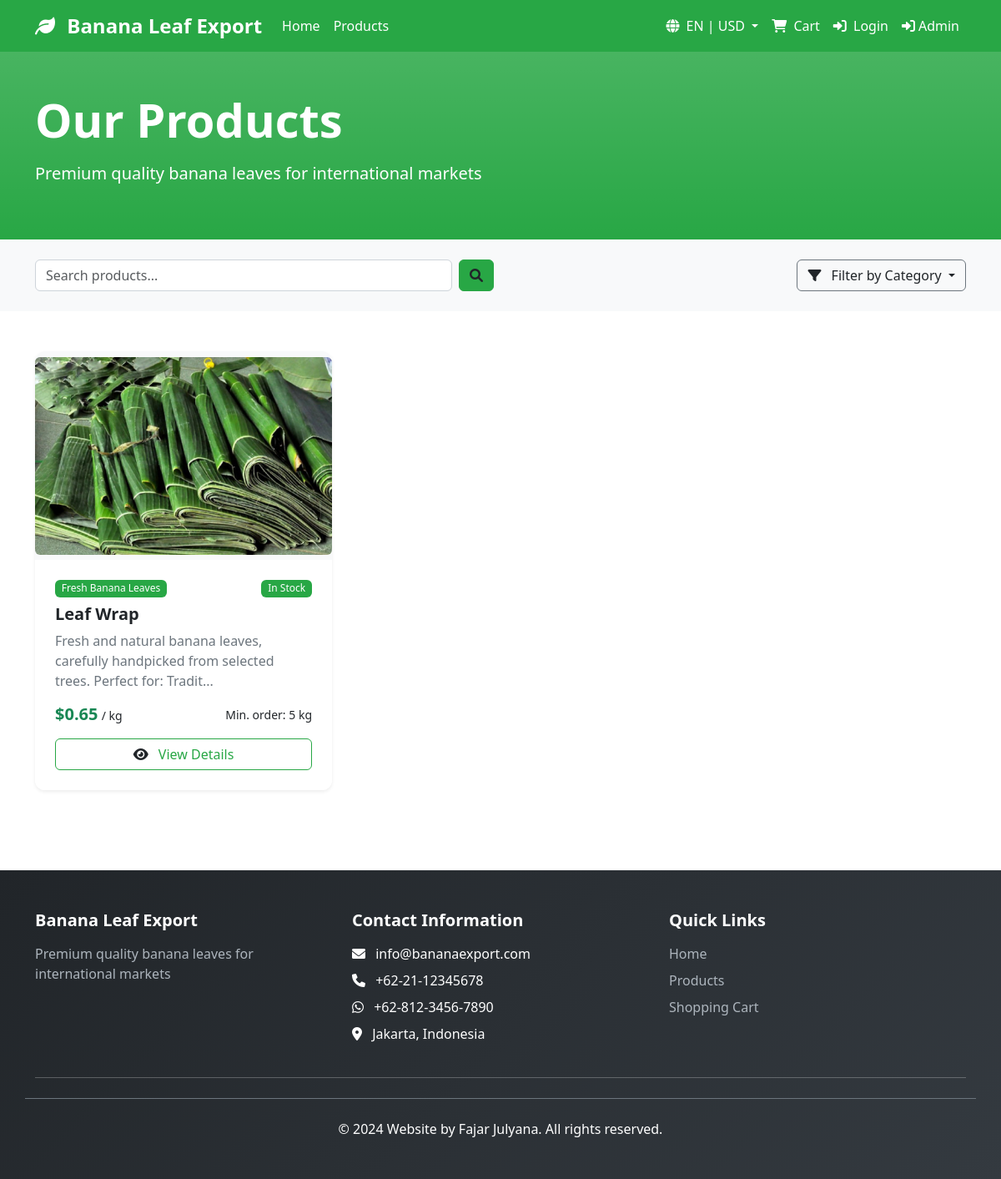
Page /products on the committed database.
### models.py (models this page shows)
class Product(db.Model):
    __tablename__ = 'product'
    id = db.Column(db.Integer, primary_key=True)
    name_en = db.Column(db.String(200), nullable=False)
    name_id = db.Column(db.String(200), nullable=False)
    description_en = db.Column(db.Text)
    description_id = db.Column(db.Text)
    price_usd = db.Column(db.Numeric(10, 2), nullable=False)
    price_idr = db.Column(db.Numeric(15, 2), nullable=False)
    category_id = db.Column(db.Integer, db.ForeignKey('category.id'), nullable=False)
    stock_quantity = db.Column(db.Integer, default=0)
    min_order_quantity = db.Column(db.Integer, default=1)
    unit = db.Column(db.String(50), default='kg')
    image_url = db.Column(db.String(500))
    is_available = db.Column(db.Boolean, default=True)
    created_at = db.Column(db.DateTime, default=datetime.utcnow)
    updated_at = db.Column(db.DateTime, default=datetime.utcnow, onupdate=datetime.utcnow)
    category = db.relationship('Category', back_populates='products')

class Category(db.Model):
    __tablename__ = 'category'
    id = db.Column(db.Integer, primary_key=True)
    name_en = db.Column(db.String(100), nullable=False)
    name_id = db.Column(db.String(100), nullable=False)
    description_en = db.Column(db.Text)
    description_id = db.Column(db.Text)
    created_at = db.Column(db.DateTime, default=datetime.utcnow)
    products = db.relationship('Product', back_populates='category', lazy=True)

### routes.py (the view)
@app.route('/products')
def products():
    if not request.args.get('lang') and not session.get('lang'):
        detected_lang, detected_currency = detect_user_location()
        session['lang'] = detected_lang
        session['currency'] = detected_currency
    lang = request.args.get('lang', session.get('lang', 'en'))
    currency = request.args.get('currency', session.get('currency', 'USD'))
    session['lang'] = lang
    session['currency'] = currency
    category_id = request.args.get('category')
    search = request.args.get('search', '')
    query = Product.query.filter_by(is_available=True)
    if category_id:
        query = query.filter_by(category_id=category_id)
    if search:
        if lang == 'id':
            query = query.filter(Product.name_id.contains(search))
        else:
            query = query.filter(Product.name_en.contains(search))
    products = query.all()
    categories = Category.query.all()
    selected_category = Category.query.get(category_id) if category_id else None
    return render_template('products.html',
                         products=products,
                         categories=categories,
                         selected_category=selected_category,
                         search=search,
                         lang=lang,
                         currency=currency,
                         format_currency=format_currency,
                         get_product_price=get_product_price)

### templates/products.html (shortened to what this page needs)
{% extends "base.html" %}
{% block content %}
<section class="py-5 bg-success bg-gradient text-white">
    <div class="container">
        <div class="row">
            <div class="col-12">
                <h1 class="display-4 fw-bold mb-3">
                    {% if selected_category %}
                        {{ selected_category.name_en if lang == 'en' else selected_category.name_id }}
                    {% else %}
                        {{ 'Our Products' if lang == 'en' else 'Produk Kami' }}
                    {% endif %}
                </h1>
                <p class="lead">
                    {% if selected_category %}
                        {{ selected_category.description_en if lang == 'en' else selected_category.description_id }}
                    {% else %}
                        {{ 'Premium quality banana leaves for international markets' if lang == 'en' else 'Daun pisang berkualitas premium untuk pasar internasional' }}
                    {% endif %}
                </p>
            </div>
        </div>
    </div>
</section>
<section class="py-4 bg-light">
    <div class="container">
        <div class="row g-3 align-items-center">
            <div class="col-lg-6">
                <form method="GET" class="d-flex">
                    <input type="text" name="search" class="form-control"
                           placeholder="{{ 'Search products...' if lang == 'en' else 'Cari produk...' }}"
                           value="{{ search }}">
                    <button type="submit" class="btn btn-success ms-2">
                        <i class="fas fa-search"></i>
                    </button>
                </form>
            </div>
            <div class="col-lg-6">
                <div class="d-flex justify-content-lg-end">
                    <div class="dropdown">
                        <button class="btn btn-outline-secondary dropdown-toggle" type="button" data-bs-toggle="dropdown">
                            <i class="fas fa-filter me-2"></i>
                            {{ 'Filter by Category' if lang == 'en' else 'Filter berdasarkan Kategori' }}
                        </button>
                    </div>
                </div>
            </div>
        </div>
    </div>
</section>
<section class="py-5">
    <div class="container">
        {% if products %}
        <div class="row g-4">
            {% for product in products %}
            <div class="col-md-6 col-lg-4">
                <div class="card h-100 border-0 shadow-sm product-card">
                    {% if product.image_url %}
                    <div class="card-img-top bg-light d-flex align-items-center justify-content-center" style="height: 250px;">
                        <img src="{{ product.image_url }}" alt="{{ product.name_en if lang == 'en' else product.name_id }}" class="img-fluid rounded">
                    </div>
                    {% else %}
                    <div class="card-img-top bg-success bg-opacity-10 d-flex align-items-center justify-content-center" style="height: 250px;">
                        <i class="fas fa-leaf text-success fa-4x"></i>
                    </div>
                    {% endif %}
                    <div class="card-body p-4">
                        <div class="d-flex justify-content-between align-items-start mb-2">
                            <span class="badge bg-success">{{ product.category.name_en if lang == 'en' else product.category.name_id }}</span>
                            {% if product.stock_quantity > 0 %}
                                <span class="badge bg-success">{{ 'In Stock' if lang == 'en' else 'Tersedia' }}</span>
                            {% else %}
                                <span class="badge bg-danger">{{ 'Out of Stock' if lang == 'en' else 'Stok Habis' }}</span>
                            {% endif %}
                        </div>
                        <h5 class="card-title">{{ product.name_en if lang == 'en' else product.name_id }}</h5>
                        <p class="card-text text-muted">{{ (product.description_en if lang == 'en' else product.description_id)[:100] }}...</p>
                        <div class="d-flex justify-content-between align-items-center mb-3">
                            <div>
                                <span class="h5 text-success fw-bold">{{ format_currency(get_product_price(product, currency), currency, lang) }}</span>
                                <small class="text-dark fw-medium">/ {{ product.unit }}</small>
                            </div>
                            <small class="text-dark">
                                {{ 'Min. order:' if lang == 'en' else 'Min. pesan:' }} {{ product.min_order_quantity }} {{ product.unit }}
                            </small>
                        </div>
                        <div class="d-grid gap-2">
                            <a href="{{ url_for('product_detail', product_id=product.id) }}" class="btn btn-outline-success">
                                <i class="fas fa-eye me-2"></i>
                                {{ 'View Details' if lang == 'en' else 'Lihat Detail' }}
                            </a>
                        </div>
                    </div>
                </div>
            </div>
            {% endfor %}
        </div>
        {% endif %}
    </div>
</section>
{% endblock %}

### rows in the picture
Product: image_url (picture), category "Fresh Banana Leaves", value "In Stock", name_en "Leaf Wrap", description_en "Fresh and natural banana leaves, carefully handpicked from selected trees. Perfect for: Tradit", price_idr "$0.65", unit "kg", value "Min. order:", min_order_quantity "5", value "View Details"

### other values in the picture
{{ 'Home' if lang == 'en' else 'Beranda' }} "Home"
{{ 'Products' if lang == 'en' else 'Produk' }} "Products"
{{ 'EN' if lang == 'en' else 'ID' }} "EN"
{{ currency if currency else 'USD' }} "USD"
{{ 'Cart' if lang == 'en' else 'Keranjang' }} "Cart"
{{ 'Login' if lang == 'en' else 'Masuk' }} "Login"
{{ 'Our Products' if lang == 'en' else 'Produk Kami' }} "Our Products"
{{ 'Contact Information' if lang == 'en' else 'Informasi Kontak' }} "Contact Information"
{{ 'Quick Links' if lang == 'en' else 'Tautan Cepat' }} "Quick Links"
{{ 'Shopping Cart' if lang == 'en' else 'Keranjang Belanja' }} "Shopping Cart"
